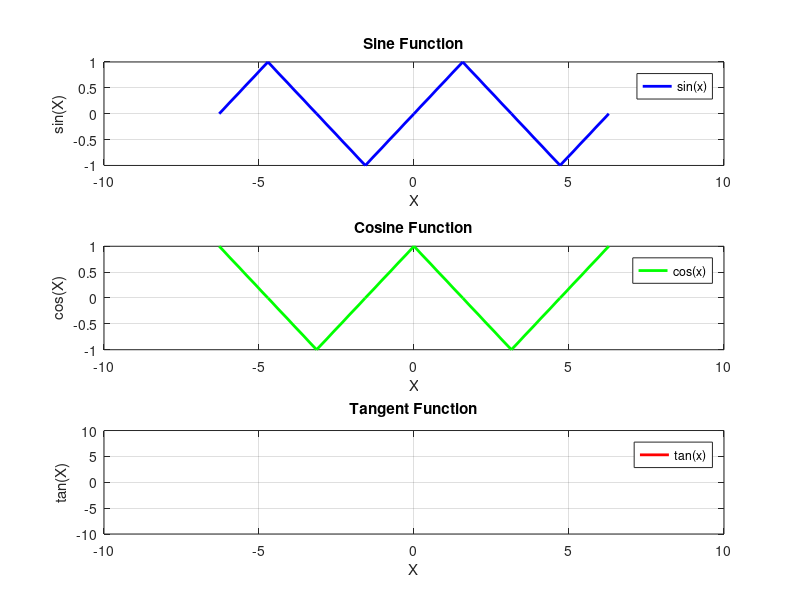

Reproduce this figure in MATLAB.
X = linspace(-2*pi,2*pi,9);
subplot(3,1,1);
plot(X, sin(X), 'b-', 'LineWidth', 2);
title('Sine Function');
xlabel('X');
ylabel('sin(X)');
legend('sin(x)');
grid on;

subplot(3,1,2);
plot(X, cos(X), 'g-', 'LineWidth', 2);
title('Cosine Function');
xlabel('X');
ylabel('cos(X)');
legend('cos(x)');
grid on;

subplot(3,1,3);
plot(X, tan(X), 'r-', 'LineWidth', 2);
title('Tangent Function');
xlabel('X');
ylabel('tan(X)');
legend('tan(x)');
grid on;
ylim([-10, 10]);

